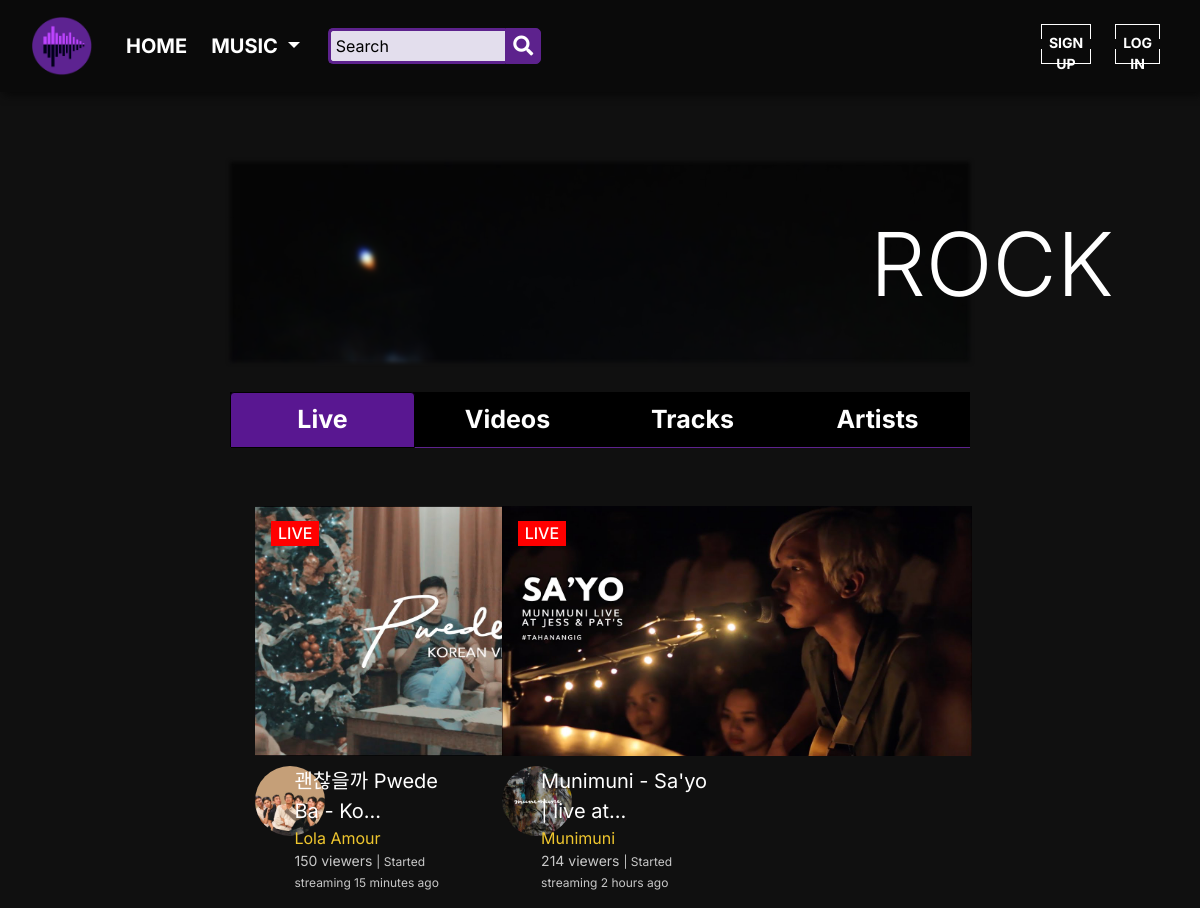
The page /rock.php on the database its author committed.
### tables this page shows
CREATE TABLE `livestreams` (
  `stream_id` int(11) NOT NULL,
  `status` varchar(255) NOT NULL,
  `category` varchar(255) NOT NULL,
  `title` varchar(455) NOT NULL,
  `musician_id` int(11) NOT NULL,
  `viewer_cnt` varchar(255) NOT NULL,
  `stream_time` varchar(455) NOT NULL,
  `stream_src` varchar(355) DEFAULT NULL,
  `thumbnail` varchar(455) DEFAULT NULL,
  `price` varchar(255) NOT NULL
);

CREATE TABLE `musician` (
  `musician_id` int(11) NOT NULL,
  `username` varchar(455) NOT NULL,
  `about` text NOT NULL,
  `profile_pic` varchar(455) NOT NULL,
  `type` varchar(255) DEFAULT NULL,
  `followers` int(11) DEFAULT NULL
);

### rock.php (the view, shortened to what the rows shown need)
<!DOCTYPE html>
<html lang="en">
  <head>
    <link rel="stylesheet" href="https://stackpath.bootstrapcdn.com/bootstrap/4.5.2/css/bootstrap.min.css">
    <link rel="stylesheet" href="https://use.fontawesome.com/releases/v5.13.1/css/all.css">
    <link href="https://cdnjs.cloudflare.com/ajax/libs/slick-carousel/1.8.1/slick.css" rel="stylesheet">
    <link href="https://cdnjs.cloudflare.com/ajax/libs/slick-carousel/1.8.1/slick-theme.css" rel="stylesheet">
    <link rel="stylesheet" type="text/css" href="css/app1.css">
    <link rel="stylesheet" type="text/css" href="css/app2.css">
    <link rel="stylesheet" type="text/css" href="css/app3.css">
    <link rel="stylesheet" type="text/css" href="css/app4.css">
    <link rel="stylesheet" type="text/css" href="css/app5.css">
    <link rel="stylesheet" type="text/css" href="css/style.css">
    <link rel="stylesheet" type="text/css" href="css/style1.css">
     <link rel="stylesheet" type="text/css" href="css/style2.css">
     <link rel="stylesheet" type="text/css" href="css/footer.css">
  </head>
  <body>
 <div>
    <div class="custom-container" style="position: absolute; margin-top: -150px;">
       <h1 class="display-2" style=" margin-left: 640px; ">ROCK</h1>
    </div>
  </div>
    <div class="tab-content" id="myTabContent">
    <div class="tab-pane fade show active" id="live" role="tabpanel" aria-labelledby="live-tab">
  <div class="row custom-container" style="display: flex;">
   <?php
      $streams = [];
      $servername = "localhost";
      $db_username = "root";
      $db_password = "";
      $database = "mellofi";
      $conn = mysqli_connect($servername, $db_username, $db_password, $database);
      $sql_stream = "
      SELECT
         *
         FROM
          `livestreams`
         INNER JOIN
          `musician`
         ON
          `livestreams`.musician_id = `musician`.musician_id
        INNER JOIN
          `genre`
          ON
          `genre`.stream_id = `livestreams`.stream_id
         WHERE
          `genre`.genre = 'rock'
          ORDER BY
          `livestreams`.stream_id ASC
      ";
      $result_stream = mysqli_query($conn, $sql_stream);
          while ($row = mysqli_fetch_assoc($result_stream)) {
            array_push($streams, $row);
          }
          $count_stream = mysqli_num_rows($result_stream);
        if ($count_stream > 0) {
                for ($index = 0; $index < count($streams); $index++) {
                    if (strlen($streams[$index]["title"]) < 27) {
                        if ($streams[$index]["status"] == "live") {
                          if ($streams[$index]["price"] == "premium") {
             echo '
               <div class="col-4 mt-5">
                 <div style="margin-left: 10px">
                 <a href="livestream.php?stream_id='.$streams[$index]["stream_id"].'">
                  <img src="upload/images/'.$streams[$index]["thumbnail"].'" class="thumbnail">
                   <h6 style="position: absolute; margin-top: -235px; margin-left: 16px; background-color: red; padding-left: 7px; padding-right: 7px; padding-top: 3px; padding-bottom: 3px; color: white">LIVE</h6>
                   <h6 style="position: absolute; margin-top: -35px; margin-left: 370px; background-color: green; padding-left: 7px; padding-right: 7px; padding-top: 3px; padding-bottom: 3px; color: white; border-radius: 10px">PREMIUM</h6>
                  </a>
                          <div class="row" style="margin-top: 10px">
                    <div class="col-2">
                    <a href="profile.php?musician_id='.$streams[$index]["musician_id"].'">
                      <img src="upload/images/'.$streams[$index]["profile_pic"].'" class="profile-pic">
                      </a>
                    </div>
                    <div class="col-10" style="text-align: left !important">
                     <a href="livestream.php?stream_id='.$streams[$index]["stream_id"].'" class="stream-txt" style="color: white">' . $streams[$index]["title"] . '</a>
                     <br>
                   <a href="profile.php?musician_id='.$streams[$index]["musician_id"].'"class="user-live">'.$streams[$index]["username"].'</a>
                   <p class="viewer-cnt">'.$streams[$index]["viewer_cnt"].' viewers <span style="font-size: 12px;">| Started streaming '.$streams[$index]["stream_time"].' ago<span></p>
                    </div>
                  </div>
                </div>
            </div>';
                          } else {
             echo '
               <div class="col-4 mt-5">
                 <div style="margin-left: 10px">
                 <a href="livestream.php?stream_id='.$streams[$index]["stream_id"].'">
                  <img src="upload/images/'.$streams[$index]["thumbnail"].'" class="thumbnail">
                   <h6 style="position: absolute; margin-top: -235px; margin-left: 16px; background-color: red; padding-left: 7px; padding-right: 7px; padding-top: 3px; padding-bottom: 3px; color: white">LIVE</h6>
                  </a>
                          <div class="row" style="margin-top: 10px">
                    <div class="col-2">
                    <a href="profile.php?musician_id='.$streams[$index]["musician_id"].'">
                      <img src="upload/images/'.$streams[$index]["profile_pic"].'" class="profile-pic">
                      </a>
                    </div>
                    <div class="col-10" style="text-align: left !important">
                     <a href="livestream.php?stream_id='.$streams[$index]["stream_id"].'" class="stream-txt" style="color: white">' . $streams[$index]["title"] . '</a>
                     <br>
                   <a href="profile.php?musician_id='.$streams[$index]["musician_id"].'"class="user-live">'.$streams[$index]["username"].'</a>
                   <p class="viewer-cnt">'.$streams[$index]["viewer_cnt"].' viewers <span style="font-size: 12px;">| Started streaming '.$streams[$index]["stream_time"].' ago<span></p>
                    </div>
                  </div>
                </div>
            </div>';
                          }
                        } else {
                             if ($streams[$index]["price"] == "premium") {
                                  echo '
                       <div class="col-4 mt-5">
                         <div style="margin-left: 10px">
                         <a href="livestream.php?stream_id='.$streams[$index]["stream_id"].'">
                          <img src="upload/images/'.$streams[$index]["thumbnail"].'" class="thumbnail">
                            <h6 style="position: absolute; margin-top: -35px; margin-left: 370px; background-color: green; padding-left: 7px; padding-right: 7px; padding-top: 3px; padding-bottom: 3px; color: white; border-radius: 10px">PREMIUM</h6>
                          </a>
                                  <div class="row" style="margin-top: 10px">
                            <div class="col-2">
                            <a href="profile.php?musician_id='.$streams[$index]["musician_id"].'">
                              <img src="upload/images/'.$streams[$index]["profile_pic"].'" class="profile-pic">
                              </a>
                            </div>
                            <div class="col-10" style="text-align: left !important">
                             <a href="livestream.php?stream_id='.$streams[$index]["stream_id"].'" class="stream-txt" style="color: white">' . $streams[$index]["title"] . '</a>
                             <br>
                           <a href="profile.php?musician_id='.$streams[$index]["musician_id"].'"class="user-live">'.$streams[$index]["username"].'</a>
                           <p class="viewer-cnt">'.$streams[$index]["viewer_cnt"].' viewers <span style="font-size: 12px;">| Started streaming '.$streams[$index]["stream_time"].' ago<span></p>
                            </div>
                          </div>
                        </div>
                    </div>';
                             } else {
                                  echo '
                       <div class="col-4 mt-5">
                         <div style="margin-left: 10px">
                         <a href="livestream.php?stream_id='.$streams[$index]["stream_id"].'">
                          <img src="upload/images/'.$streams[$index]["thumbnail"].'" class="thumbnail">
                          </a>
                                  <div class="row" style="margin-top: 10px">
                            <div class="col-2">
                            <a href="profile.php?musician_id='.$streams[$index]["musician_id"].'">
                              <img src="upload/images/'.$streams[$index]["profile_pic"].'" class="profile-pic">
                              </a>
                            </div>
                            <div class="col-10" style="text-align: left !important">
                             <a href="livestream.php?stream_id='.$streams[$index]["stream_id"].'" class="stream-txt" style="color: white">' . $streams[$index]["title"] . '</a>
                             <br>
                           <a href="profile.php?musician_id='.$streams[$index]["musician_id"].'"class="user-live">'.$streams[$index]["username"].'</a>
                           <p class="viewer-cnt">'.$streams[$index]["viewer_cnt"].' viewers <span style="font-size: 12px;">| Started streaming '.$streams[$index]["stream_time"].' ago<span></p>
                            </div>
                          </div>
                        </div>
                    </div>';
                             }
                        }
                    } else {
                        if ($streams[$index]["status"] == "live") {
                           if ($streams[$index]["price"] == "premium") {
              echo '
               <div class="col-4 mt-5">
                 <div style="margin-left: 10px">
                 <a href="livestream.php?stream_id='.$streams[$index]["stream_id"].'">
                  <img src="upload/images/'.$streams[$index]["thumbnail"].'" class="thumbnail">
                 <h6 style="position: absolute; margin-top: -235px; margin-left: 16px; background-color: red; padding-left: 7px; padding-right: 7px; padding-top: 3px; padding-bottom: 3px; color: white">LIVE</h6>
                    <h6 style="position: absolute; margin-top: -35px; margin-left: 370px; background-color: green; padding-left: 7px; padding-right: 7px; padding-top: 3px; padding-bottom: 3px; color: white; border-radius: 10px">PREMIUM</h6>
                  </a>
                          <div class="row" style="margin-top: 10px">
                    <div class="col-2">
                    <a href="profile.php?musician_id='.$streams[$index]["musician_id"].'">
                      <img src="upload/images/'.$streams[$index]["profile_pic"].'" class="profile-pic">
                      </a>
                    </div>
                    <div class="col-10" style="text-align: left !important">
                     <a href="livestream.php?stream_id='.$streams[$index]["stream_id"].'" class="stream-txt" style="color: white" title="'.$streams[$index]["title"].'">' . substr($streams[$index]["title"], 0, 26) . '... </a>
                     <br>
                   <a href="profile.php?musician_id='.$streams[$index]["musician_id"].'"class="user-live">'.$streams[$index]["username"].'</a>
                   <p class="viewer-cnt">'.$streams[$index]["viewer_cnt"].' viewers <span style="font-size: 12px;">| Started streaming '.$streams[$index]["stream_time"].' ago<span></p>
                    </div>
                  </div>
                </div>
            </div>';
                           } else {
                                         echo '
               <div class="col-4 mt-5">
                 <div style="margin-left: 10px">
                 <a href="livestream.php?stream_id='.$streams[$index]["stream_id"].'">
                  <img src="upload/images/'.$streams[$index]["thumbnail"].'" class="thumbnail">
                 <h6 style="position: absolute; margin-top: -235px; margin-left: 16px; background-color: red; padding-left: 7px; padding-right: 7px; padding-top: 3px; padding-bottom: 3px; color: white">LIVE</h6>
                  </a>
                          <div class="row" style="margin-top: 10px">
                    <div class="col-2">
                    <a href="profile.php?musician_id='.$streams[$index]["musician_id"].'">
                      <img src="upload/images/'.$streams[$index]["profile_pic"].'" class="profile-pic">
                      </a>
                    </div>
                    <div class="col-10" style="text-align: left !important">
                     <a href="livestream.php?stream_id='.$streams[$index]["stream_id"].'" class="stream-txt" style="color: white" title="'.$streams[$index]["title"].'">' . substr($streams[$index]["title"], 0, 26) . '... </a>
                     <br>
                   <a href="profile.php?musician_id='.$streams[$index]["musician_id"].'"class="user-live">'.$streams[$index]["username"].'</a>
                   <p class="viewer-cnt">'.$streams[$index]["viewer_cnt"].' viewers <span style="font-size: 12px;">| Started streaming '.$streams[$index]["stream_time"].' ago<span></p>
                    </div>
                  </div>
                </div>
            </div>';
                           }
                        }
                    }
                }
              }
              ?>
      </div>
  </div>
    </div>
    <link rel="stylesheet" href="https://unpkg.com/swiper/swiper-bundle.css">
    <link rel="stylesheet" href="https://unpkg.com/swiper/swiper-bundle.min.css">
  </body>
</html>

### rows shown on the page
livestreams: thumbnail (placeholder picture), musician.profile_pic (picture), title "괜찮을까 Pwede Ba - Ko", musician.username "Lola Amour", viewer_cnt "150", stream_time "15 minutes"
livestreams: thumbnail (placeholder picture), musician.profile_pic (picture), title "Munimuni - Sa'yo | live at", musician.username "Munimuni", viewer_cnt "214", stream_time "2 hours"
